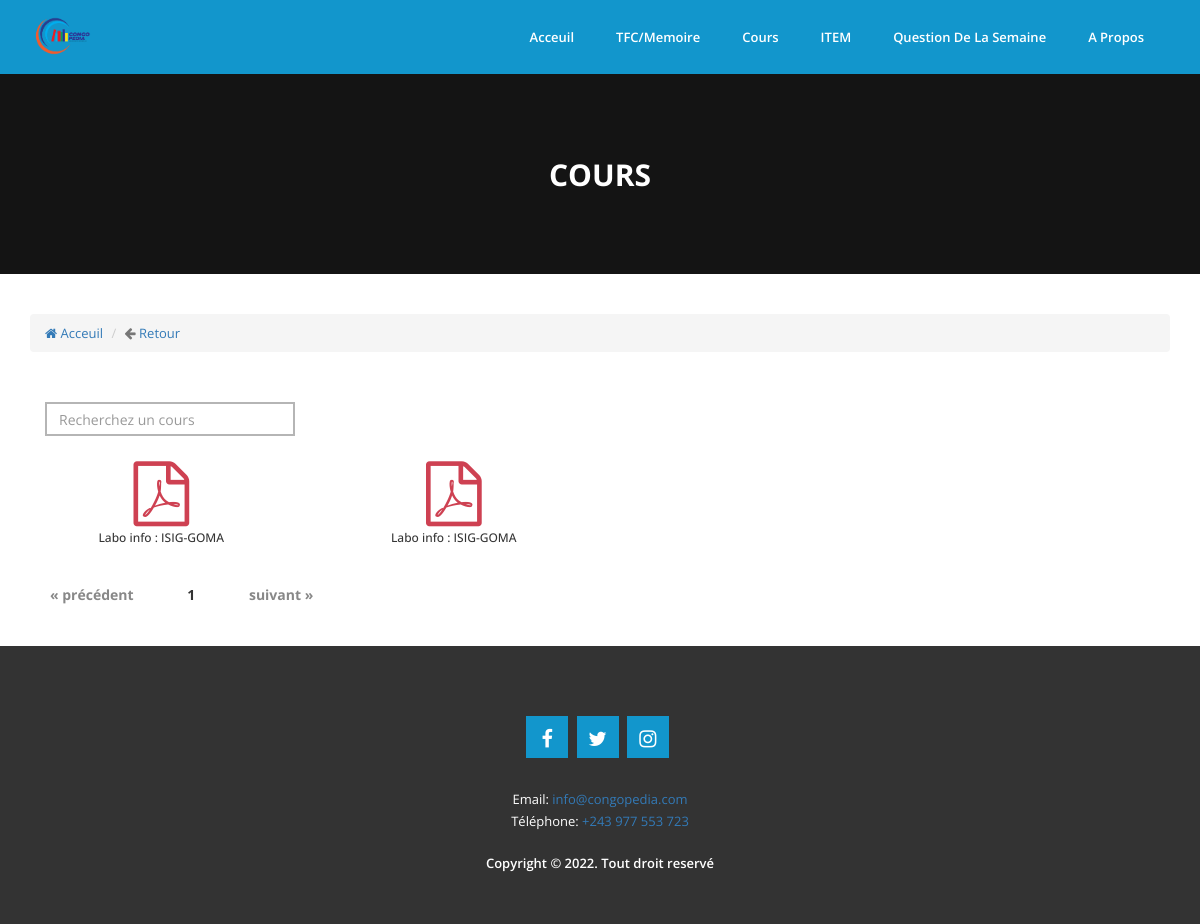
/courses.php, run on an earlier commit of the app's database.
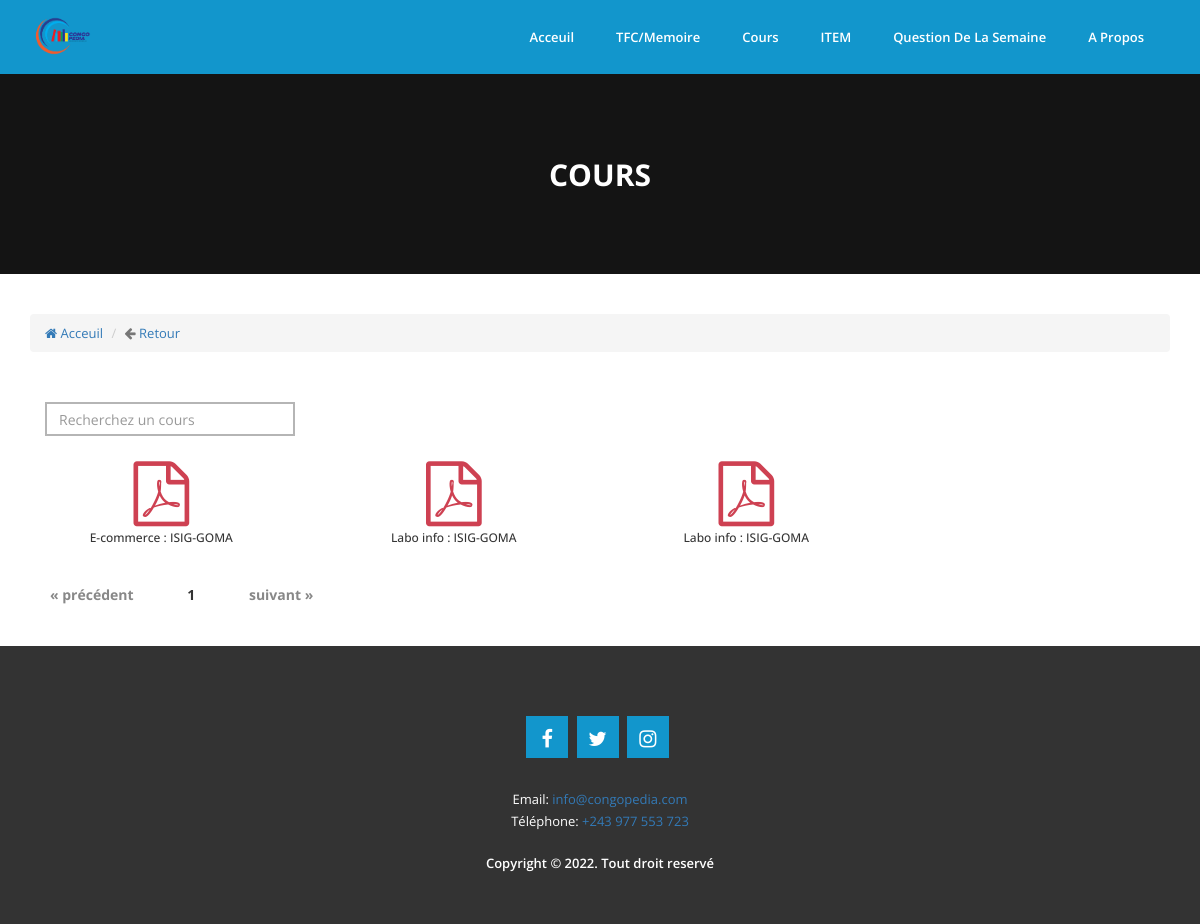
And on a later commit of the database.
### tables this page shows
CREATE TABLE `t_cours` (
  `CodeCours` int(11) NOT NULL,
  `Cours` text NOT NULL,
  `cours_slug` text NOT NULL,
  `Auteur` varchar(254) NOT NULL,
  `Readed` int(11) NOT NULL,
  `Liked` int(11) NOT NULL,
  `Fichier` text NOT NULL,
  `Institution` varchar(255) NOT NULL,
  `Created_On` timestamp NOT NULL DEFAULT current_timestamp() ON UPDATE current_timestamp(),
  `CodeCompte` int(11) NOT NULL,
  `CodeAdmin` int(11) NOT NULL,
  `CodePropriete` int(11) NOT NULL,
  `Statut` int(11) NOT NULL
);

### courses.php (called while the page is built)
<?php
include("includes/sessionclient.php");
include("includes/head.php");
include("includes/header.php");
include("container/courses.php");
include("includes/footer.php");
?>

### class/app.php (called while the page is built, shortened)
<?php
class App
{
    private $db_name, $db_user, $db_pass, $db_host, $pdo;
    public function __construct( $db_name = "congopedia", $db_user = "root", $db_pass = "", $db_host = 'localhost' )
    {
        $this->db_name = $db_name;
        $this->db_user = $db_user;
        $this->db_pass = $db_pass;
        $this->db_host = $db_host;
    }
    public function getPDO()
    {
        try {
            if ( $this->pdo === null ) {
                $pdo_ = new PDO( 'mysql:host=' . $this->db_host . '; port=3306; dbname=' . $this->db_name . ';charset=utf8', $this->db_user, $this->db_pass );
                $pdo_->setAttribute( PDO::ATTR_ERRMODE, PDO::ERRMODE_WARNING );
                $this->pdo = $pdo_;
            }
        } catch ( PDOException $ex ) {
            die( $ex->getMessage() );
        }
        return $this->pdo;
    }
    public function fetchPrepared( $statement )
    {
        $req = $this->getPDO()->prepare( $statement );
        $req->execute();
        return $req->fetchAll();
    }
    public function fetch( $statement )
    {
        $req = $this->getPDO()->query( $statement );
        $data = $req->fetch();
        return $data;
    }
}
$app=new App('congopedia');
?>

### container/courses.php (the view)
<?php
if (isset($_GET['page']) && !empty($_GET['page'])) {
    $currentPage = (int)strip_tags($_GET['page']);
} else {
    $currentPage = 1;
}
$sql1 = "SELECT COUNT(*) AS nbre FROM t_cours WHERE Statut=1";
$nbre = $app->fetch($sql1);
$nbArticles = $nbre['nbre'];
$parPage = 20;
$pages = ceil($nbArticles / $parPage);
$premier = ($currentPage * $parPage) - $parPage;
$sql = "SELECT * FROM t_cours
         WHERE Statut=1
         ORDER BY t_cours.Created_On DESC LIMIT $premier,$parPage";
$req = $app->fetchPrepared($sql);
?>
<div class="slide-single slide-single-page">
    <div class="overlay"></div>
    <div class="text text-page">
        <div class="this-item">
            <h2>Cours </h2>
        </div>
    </div>
</div>
<div class="single-channel">
    <div class="container">
        <nav aria-label="breadcrumb">
            <ol class="breadcrumb">
                <li class="breadcrumb-item"><a href="home"><i class="fa fa-home"></i> Acceuil</a></li>
                <li class="breadcrumb-item active" aria-current="page"><i class="fa fa-arrow-left"></i> <a href="<?php echo $_SERVER["HTTP_REFERER"]; ?>">Retour</a></li>
            </ol>
        </nav>
        <div class="home-search">
            <div class="container">
                <div class="row">
                    <div class="col-md-6 left">
                        <div class="seach">
                            <form action="search-courses?word=" method="get">
                                <input type="text" autocomplete="off" name="word" class="form-control"
                                       placeholder="Recherchez un cours">
                            </form>
                        </div>
                    </div>
                </div>
            </div>
        </div>
        <div class="row">
            <div class="col-md-12 col-sm-12 col-xs-12">
                <div class="row">
                    <?php
                    foreach ($req as $row){
                        ?>
                        <div class="col-md-3 text-center">
                            <div class="card mb-3">
                                <div class="card-body">
                                    <div class="dropdown" style="padding: 5px;">
                                        <a href="detail_course?course=<?php echo $row['cours_slug']; ?>" class="avatar avatar-lg">
                                            <span class="">
                                                <i class="fa fa-file-pdf-o fa-5x" style="color: #ce4152;"></i>
                                            </span>
                                        </a>
                                    </div>
                                </div>
                            </div>
                            <h6><?php echo $row['Cours'] ?> : <?php echo $row['Institution'] ?></h6>
                        </div>
                        <?php
                    }
                    ?>
                </div>
            </div>
        </div>
        <div class="row">
            <div class="col-md-12">
                <div class="pagination">
                    <a href="article-by-faculte?slug=<?= $faculte ?>&page=<?= $currentPage - 1 ?>"><span class="<?= ($currentPage == 1) ? "disabled" : "" ?>">&#171; précédent</span></a>
                    <?php for($page = 1; $page <= $pages; $page++): ?>
                        <a href="article-by-faculte?slug=<?= $faculte ?>&page=<?= $page ?>"><span class="<?= ($currentPage == $page) ? "current" : "" ?>"><?= $page ?></span></a>
                    <?php endfor ?>
                    <a href="article-by-faculte?slug=<?= $faculte ?>&page=<?= $currentPage + 1 ?>"><span class="<?= ($currentPage == $pages) ? "disabled" : "" ?>">suivant &#187;</span></a>
                </div>
            </div>
        </div>
    </div>
</div>

### includes/head.php (shortened to what this page needs)
<!DOCTYPE html>
<html dir="ltr" lang="en">
<head>
    <link rel="stylesheet" href="assets/css/bootstrap.min.css">
    <link rel="stylesheet" href="assets/css/bootstrap-datepicker.min.css">
    <link rel="stylesheet" href="assets/css/superfish.css">
    <link rel="stylesheet" href="assets/css/slicknav.css">
    <link rel="stylesheet" href="assets/css/animate.css">
    <link rel="stylesheet" href="assets/css/jquery.bxslider.css">
    <link rel="stylesheet" href="assets/css/hover.css">
    <link rel="stylesheet" href="assets/css/magnific-popup.css">
    <link rel="stylesheet" href="assets/css/style.css">
    <link rel="stylesheet" href="assets/css/responsive.css">
</head>

### includes/header.php (shortened to what this page needs)
<body>
<div class="page-wrapper">
    <header>
        <div class="container">
            <div class="row">
                <div class="col-md-3 col-sm-3 logo">
                    <a href="home"><img style="man-height: 150px; object-fit: cover;" src="image/cp2.png" alt=""></a>
                </div>
                <div class="col-md-9 col-sm-9 nav-wrapper">
                    <nav>
                        <ul class="sf-menu" id="menu">
                            <li><a href="home" class="navv">Acceuil</a></li>
                            <li><a href="article" class="navv">TFC/Memoire</a></li>
                            <li><a href="courses" class="navv">Cours</a></li>
                            <li><a href="item" class="navv">ITEM</a></li>
                            <li><a href="question" class="navv">Question de la semaine</a></li>
                            <li><a href="about-us" class="navv">A propos</a></li>
                        </ul>
                    </nav>
                </div>
            </div>
        </div>
    </header>

### includes/footer.php (shortened to what this page needs)
<section class="footer">
    <div class="container">
        <div class="row">
            <div class="col-md-12">
                <div class="item">
                    <ul>
                        <li><a href="http://www.facebook.com/"><i class="fa fa-facebook"></i></a></li>
                        <li><a href="http://www.twitter.com/"><i class="fa fa-twitter"></i></a></li>
                        <li><a href="http://www.twitter.com/"><i class="fa fa-instagram"></i></a></li>
                    </ul>
                </div>
            </div>
        </div>
        <div class="row">
            <div class="col-md-12 address">
                <p>
                    Email: <a href="mailto:info@congopedia.com"
                              class="__cf_email__">info@congopedia.com</a><br>
                    Téléphone: <a href="tel:+243 977 553 723">+243 977 553 723</a>
                </p>
            </div>
            <div class="col-md-12 copyright">
                <p>
                    Copyright © 2022. Tout droit reservé </p>
            </div>
        </div>
    </div>
</section>
</div>
</body>
</html>

### assets/css/superfish.css (style rules this page uses)
.sf-menu, .sf-menu * { margin: 0; padding: 0; list-style: none; }
.sf-menu li { position: relative; }
.sf-menu > li { float: left; }
.sf-menu a { display: block; position: relative; }
.sf-menu { float: left; margin-bottom: 1em; }
.sf-menu a { border-left: 1px solid #fff; border-top: 1px solid #dFeEFF; border-top: 1px solid rgba(255,255,255,.5); padding: .75em 1em; text-decoration: none; zoom: 1; }
.sf-menu a { color: #13a; }
.sf-menu li { background: #BDD2FF; white-space: nowrap; *white-space: normal; -webkit-transition: background .2s; transition: background .2s; }

### assets/css/responsive.css (style rules this page uses)
* { margin: 0; padding: 0; border: 0; outline: none; }

What changed in the data, as far as the page shows it:
added t_cours: Cours "E-commerce", Institution "ISIG-GOMA"
